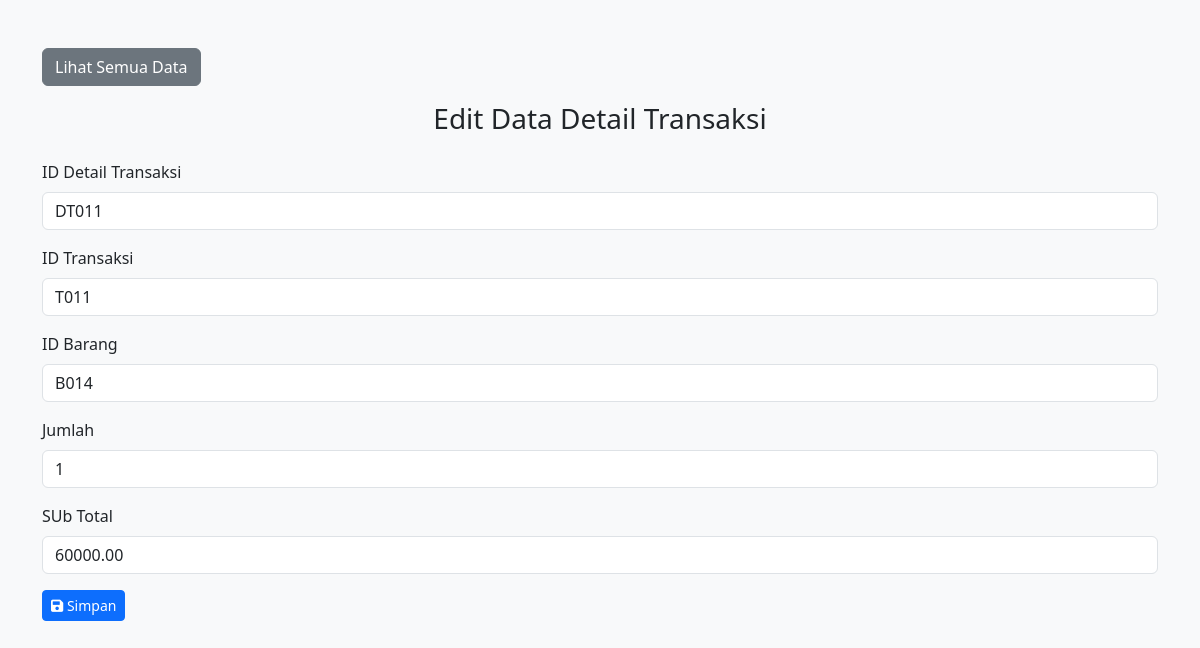
The page /detail_transaksi/edit.php?id_trx=DT011 (signed in) on the database its author committed.
### tables this page shows
CREATE TABLE `detail_transaksi` (
  `id_trx` varchar(10) NOT NULL,
  `id_transaksi` varchar(10) DEFAULT NULL,
  `id_barang` varchar(10) DEFAULT NULL,
  `jumlah` int(11) NOT NULL,
  `sub_total` decimal(15,2) NOT NULL
);

### detail_transaksi/edit.php (the view, shortened to what this page needs)
<!DOCTYPE html>
<html>
<head>
    <link href="https://cdn.jsdelivr.net/npm/bootstrap@5.3.0/dist/css/bootstrap.min.css" rel="stylesheet">
    <link href="https://cdnjs.cloudflare.com/ajax/libs/font-awesome/6.0.0-beta3/css/all.min.css" rel="stylesheet">
</head>
<body class="bg-light">
    <div class="container mt-5">
        <a href="index.php" class="btn btn-secondary mb-3">Lihat Semua Data</a>
        <h3 class="text-center mb-4">Edit Data Detail Transaksi</h3>
        <?php
        include '../koneksi.php';
        $id_trx = $_GET['id_trx'];
        $query_mysql = mysqli_query($koneksi, "SELECT * FROM detail_transaksi WHERE id_trx='$id_trx'");
        $data = mysqli_fetch_array($query_mysql);
        $id_trx = isset($_GET['id_trx']) ? $_GET['id_trx'] : $data['id_trx'];
        $id_transaksi = isset($_GET['id_transaksi']) ? $_GET['id_transaksi'] : $data['id_transaksi'];
        $id_barang = isset($_GET['id_barang']) ? $_GET['id_barang'] : $data['id_barang'];
        $jumlah = isset($_GET['jumlah']) ? $_GET['jumlah'] : $data['jumlah'];
        $sub_total = isset($_GET['sub_total']) ? $_GET['sub_total'] : $data['sub_total'];
        ?>
        <form action="proses_edit.php" method="post">
            <div class="mb-3">
                <label for="id_trx" class="form-label">ID Detail Transaksi</label>
                <input type="text" class="form-control" id="id_trx" name="id_trx" pattern="DT\d{3}" title="Format : DTXXX" value="<?php echo $id_trx; ?>" required>
            </div>
            <div class="mb-3">
                <label for="id_transaksi" class="form-label">ID Transaksi</label>
                <input type="text" class="form-control" id="id_transaksi" name="id_transaksi" pattern="T\d{3}" title="Format : TXXX" value="<?php echo $id_transaksi; ?>" required>
            </div>
            <div class="mb-3">
                <label for="id_barang" class="form-label">ID Barang</label>
                <input type="text" class="form-control" id="id_barang" name="id_barang" pattern="B\d{3}" title="Format : BXXX" value="<?php echo $id_barang; ?>" required>
            </div>
            <div class="mb-3">
                <label for="jumlah" class="form-label">Jumlah</label>
                <input type="number" class="form-control" id="jumlah" name="jumlah" value="<?php echo $jumlah; ?>" required>
            </div>
            <div class="mb-3">
                <label for="sub_total" class="form-label">SUb Total</label>
                <input type="number" class="form-control" id="sub_total" name="sub_total" value="<?php echo $sub_total; ?>" required>
            </div>
            <button type="submit" class="btn btn-primary btn-sm" title="Simpan">
                <i class="fas fa-save"></i> Simpan
            </button>
        </form>
    </div>
</body>
</html>

### rows shown on the page
detail_transaksi: id_transaksi "T011", id_barang "B014", jumlah "1", sub_total "60000.00"
